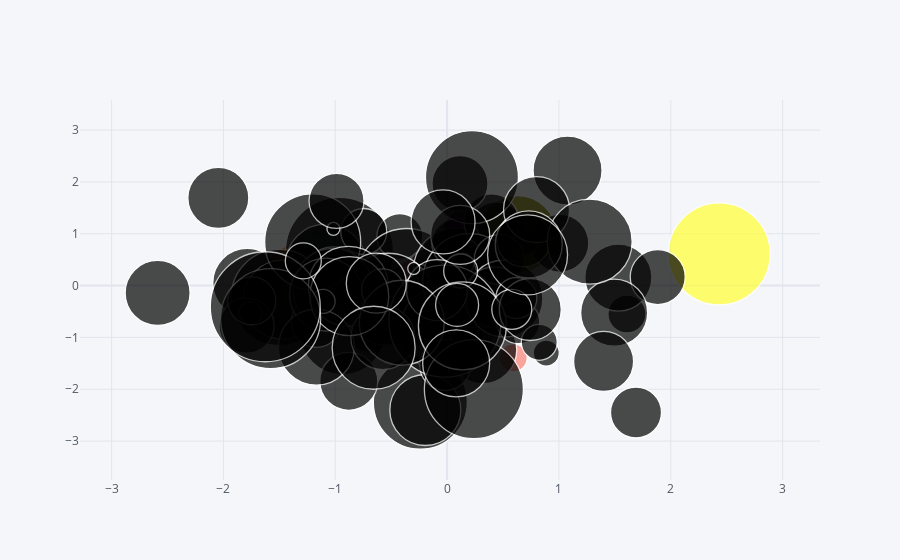

The cell this chart's notebook holds for it:
### Code cell
df.iplot(kind='bubble', x='A', y='B', size='C')
